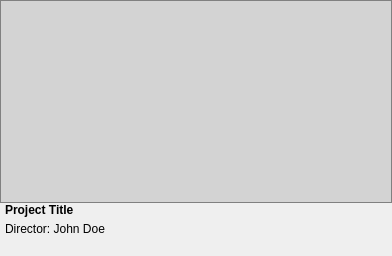
<?xml version="1.0" encoding="UTF-8"?>
<ui version="4.0">
    <class>ProjectCard</class>
    <widget class="QWidget" name="ProjectCard">
        <property name="geometry">
            <rect>
                <x>0</x>
                <y>0</y>
                <width>392</width>
                <height>256</height>
            </rect>
        </property>
        <layout class="QGridLayout" name="gridLayout">
            <property name="leftMargin">
                <number>0</number>
            </property>
            <property name="topMargin">
                <number>0</number>
            </property>
            <property name="rightMargin">
                <number>0</number>
            </property>
            <property name="bottomMargin">
                <number>0</number>
            </property>
            <property name="spacing">
                <number>0</number>
            </property>
            <item row="0" column="0">
                <widget class="QLabel" name="thumbnailLabel">
                    <property name="sizePolicy">
                        <sizepolicy hsizetype="Preferred" vsizetype="MinimumExpanding">
                            <horstretch>0</horstretch>
                            <verstretch>0</verstretch>
                        </sizepolicy>
                    </property>
                    <property name="minimumSize">
                        <size>
                            <width>0</width>
                            <height>120</height>
                        </size>
                    </property>
                    <property name="styleSheet">
                        <string>background-color: lightgray; border: 1px solid gray;</string>
                    </property>
                    <property name="text">
                        <string/>
                    </property>
                    <property name="pixmap">
                        <pixmap>../../resources/empty_project.png</pixmap>
                    </property>
                    <property name="scaledContents">
                        <bool>true</bool>
                    </property>
                    <property name="alignment">
                        <set>Qt::AlignCenter</set>
                    </property>
                </widget>
            </item>
            <item row="1" column="0">
                <widget class="QLabel" name="titleLabel">
                    <property name="font">
                        <font>
                            <weight>75</weight>
                            <bold>true</bold>
                        </font>
                    </property>
                    <property name="lineWidth">
                        <number>0</number>
                    </property>
                    <property name="text">
                        <string>Project Title</string>
                    </property>
                    <property name="alignment">
                        <set>Qt::AlignLeading|Qt::AlignLeft|Qt::AlignVCenter</set>
                    </property>
                    <property name="margin">
                        <number>2</number>
                    </property>
                    <property name="indent">
                        <number>5</number>
                    </property>
                    <property name="textInteractionFlags">
                        <set>Qt::NoTextInteraction</set>
                    </property>
                </widget>
            </item>
            <item row="2" column="0">
                <widget class="QLabel" name="authorLabel">
                    <property name="minimumSize">
                        <size>
                            <width>0</width>
                            <height>25</height>
                        </size>
                    </property>
                    <property name="frameShadow">
                        <enum>QFrame::Plain</enum>
                    </property>
                    <property name="lineWidth">
                        <number>0</number>
                    </property>
                    <property name="text">
                        <string>Director: John Doe</string>
                    </property>
                    <property name="scaledContents">
                        <bool>false</bool>
                    </property>
                    <property name="alignment">
                        <set>Qt::AlignLeading|Qt::AlignLeft|Qt::AlignTop</set>
                    </property>
                    <property name="wordWrap">
                        <bool>false</bool>
                    </property>
                    <property name="margin">
                        <number>1</number>
                    </property>
                    <property name="indent">
                        <number>5</number>
                    </property>
                    <property name="textInteractionFlags">
                        <set>Qt::NoTextInteraction</set>
                    </property>
                </widget>
            </item>
            <item row="3" column="0">
                <widget class="QLabel" name="emptyLabel">
                    <property name="text">
                        <string/>
                    </property>
                </widget>
            </item>
        </layout>
    </widget>
    <resources/>
    <connections/>
</ui>
